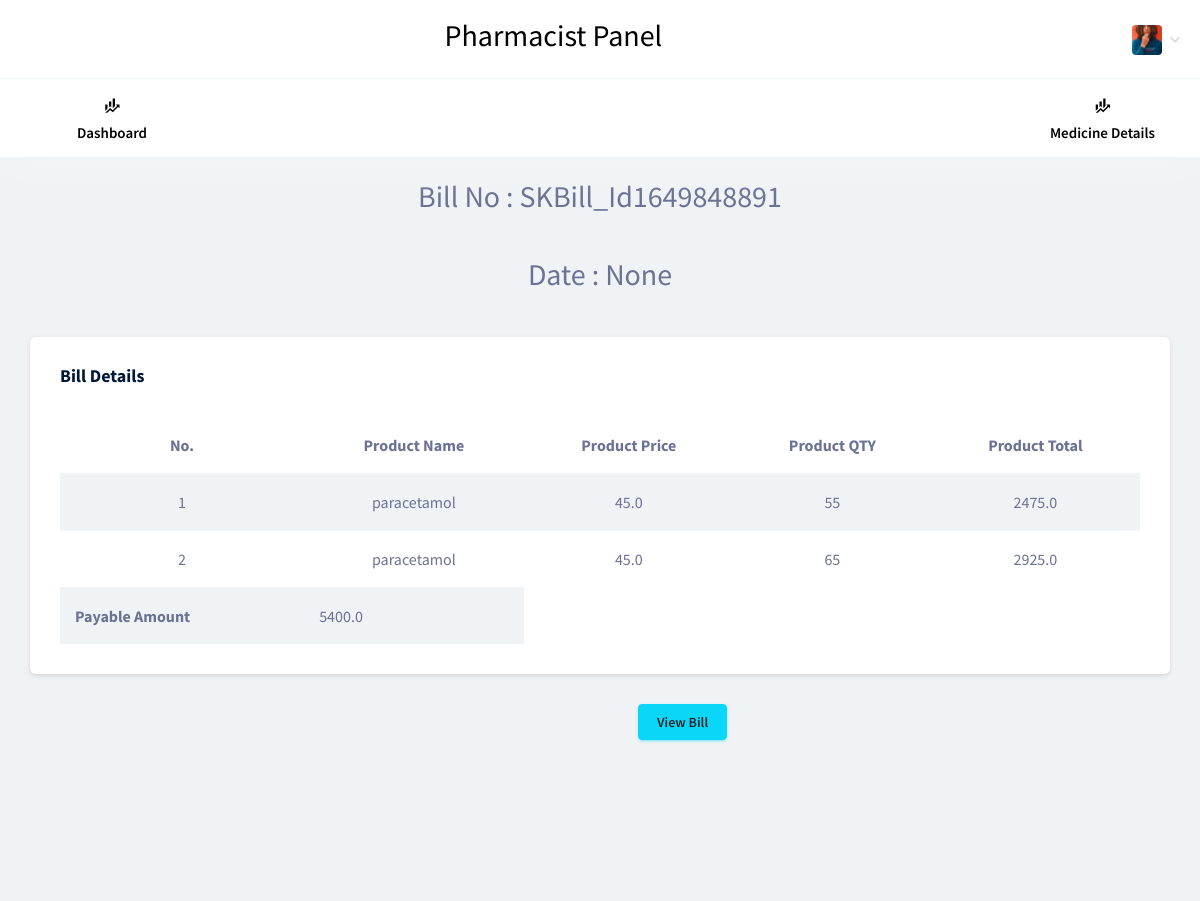
Page /View_Bills/SKBill_Id1649848891 on the committed database.
### app1/models.py (models this page shows, shortened)
class SK_Bills(models.Model):
    store_person = models.ForeignKey('StoreDetails',on_delete=models.CASCADE, null=True)
    Bill_No = models.CharField(max_length = 200,default="")
    pd_nm = models.CharField(max_length = 200,default="")
    pd_price = models.FloatField(default=0.0)
    pd_qty = models.IntegerField(default=0)
    pd_tot = models.FloatField(default=0.0)
    date_data = models.DateField(auto_now=False,blank=True,null=True)

### app1/views.py (the view)
# urls.py: path('View_Bills/<str:ids>', SK_View_Bills, name='SK_View_Bills'),
def SK_View_Bills(request, ids):
    pdBill = SK_Bills.objects.filter(Bill_No=ids)
    tot = 0.0
    date = ""
    sperson = ''
    for i in pdBill:
        date = i.date_data
        sperson = i.store_person
        tot += float(i.pd_tot)
    return render(request, 'store/SK_Order_Bill.html', {'billNo': ids, 'sperson': sperson, 'ddate': date, 'tot': tot, 'BillDes': pdBill})

### app1/templates/store/SK_Order_Bill.html (shortened to what this page needs)
{% extends 'store/base.html' %}
{% block content_data %}
<h2 align="center">Bill No : {{ billNo }}</h2>
<br> <br>
<h2 align="center"> Date : {{ ddate }}</h2>
<br><br>
<div class="col-lg-12 grid-margin stretch-card">
    <div class="card">
      <div class="card-body">
        <h4 class="card-title">Bill Details</h4>
        <div class="table-responsive">
          <table class="table table-striped">
            <thead>
              <tr>
                <th style="text-align: center;font-weight: bold;"> No. </th>
                <th style="text-align: center;font-weight: bold;"> Product Name </th>
                <th style="text-align: center;font-weight: bold;"> Product Price </th>
                <th style="text-align: center;font-weight: bold;"> Product QTY </th>
                <th style="text-align: center;font-weight: bold;">Product Total</th>
              </tr>
            </thead>
            <tbody>
                {% for i in BillDes %}
                <tr>
                    <td style="text-align: center;" >{{ forloop.counter }}</td>
                    <td style="text-align: center;">{{ i.pd_nm }}</td>
                    <td style="text-align: center;">{{ i.pd_price }}</td>
                    <td style="text-align: center;">{{ i.pd_qty }}</td>
                    <td style="text-align: center;">{{ i.pd_tot }}</td>
                </tr>
            {% endfor %}
            <tr>
                <td style="font-weight: bold;" >Payable Amount </td>
                <h4><td>{{ tot }}</td></h4>
            </tr>
            </tbody>
          </table>
        </div>
      </div>
    </div>
  </div>
<td> <div style="margin-left:15%;">
    <a style="margin-left:45%;" class="btn btn-info" href="{% url 'sk_create_pdf' billNo %}"> View Bill </a>
   </div>
</td>
{% endblock content_data %}

### rows in the picture
SK_Bills: pd_nm "paracetamol", pd_price "45.0", pd_qty "55", pd_tot "2475.0"
SK_Bills: pd_nm "paracetamol", pd_price "45.0", pd_qty "65", pd_tot "2925.0"

### other values in the picture
{{ billNo }} "SKBill_Id1649848891"
{{ ddate }} "None"
{{ tot }} "5400.0"
